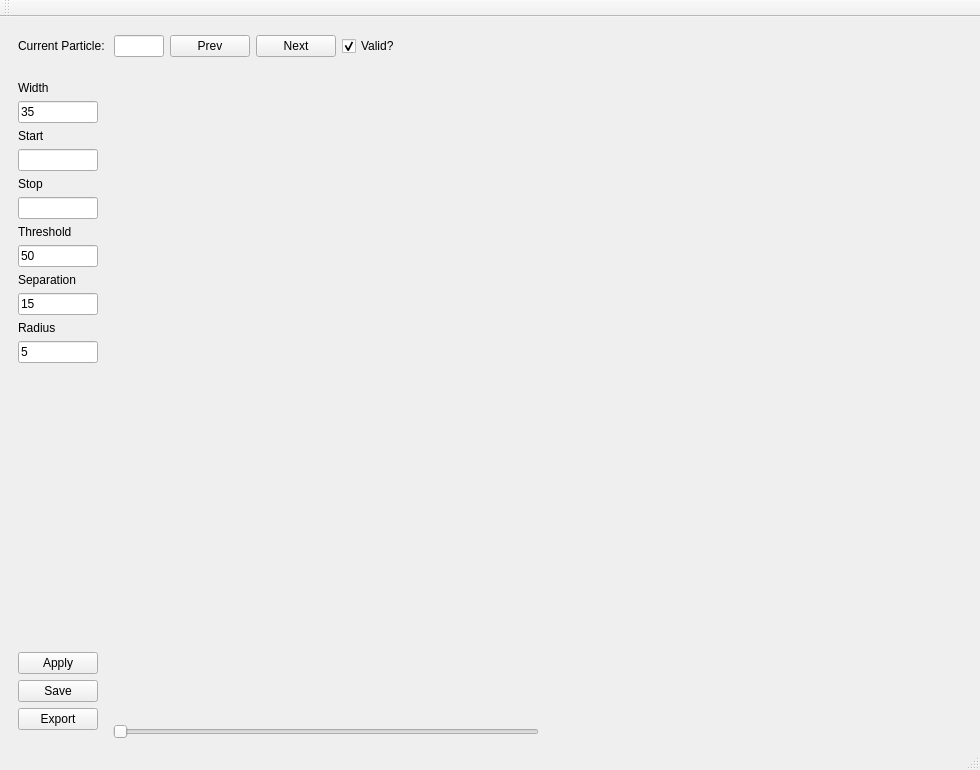
 <widget class="QMainWindow" name="MainWindow">
  <property name="geometry">
   <rect>
    <x>0</x>
    <y>0</y>
    <width>980</width>
    <height>770</height>
   </rect>
  </property>
  <property name="windowTitle">
   <string>Single Particle Analysis</string>
  </property>
  <property name="styleSheet">
   <string notr="true">QProgressBar:horizontal {
    border: 1px solid #3A3939;
    text-align: center;
    padding: 1px;
    background: #201F1F;
}
QProgressBar::chunk:horizontal {
    background-color: qlineargradient(spread:reflect, x1:1, y1:0.545, x2:1, y2:0, stop:0 rgba(28, 66, 111, 255), stop:1 rgba(37, 87, 146, 255));
}

QToolTip
{
    border: 1px solid #3A3939;
    background-color: rgb(90, 102, 117);;
    color: white;
    padding: 1px;
    opacity: 200;
}

QWidget
{
    color: silver;
    background-color: #302F2F;
    selection-background-color:#3d8ec9;
    selection-color: black;
    background-clip: border;
    border-image: none;
    outline: 0;
}

QWidget:item:hover
{
    background-color: #78879b;
    color: black;
}

QWidget:item:selected
{
    background-color: #3d8ec9;
}

QCheckBox
{
    spacing: 5px;
    outline: none;
    color: #bbb;
    margin-bottom: 2px;
}

QCheckBox:disabled
{
    color: #777777;
}
QCheckBox::indicator,
QGroupBox::indicator
{
    width: 18px;
    height: 18px;
}
QGroupBox::indicator
{
    margin-left: 2px;
}

QCheckBox::indicator:unchecked,
QCheckBox::indicator:unchecked:hover,
QGroupBox::indicator:unchecked,
QGroupBox::indicator:unchecked:hover
{
    /*image: url(:/dark_blue/img/checkbox_unchecked.png);*/
    image: url(:/Icons/Icons/checkbox_unchecked.svg);
}

QCheckBox::indicator:unchecked:focus,
QCheckBox::indicator:unchecked:pressed,
QGroupBox::indicator:unchecked:focus,
QGroupBox::indicator:unchecked:pressed
{
  border: none;
  image: url(:/Icons/Icons/checkbox_unchecked_focus.svg);
}

QCheckBox::indicator:checked,
QCheckBox::indicator:checked:hover,
QGroupBox::indicator:checked,
QGroupBox::indicator:checked:hover
{
    image: url(:/Icons/Icons/checkbox_checked.svg);
}

QCheckBox::indicator:checked:focus,
QCheckBox::indicator:checked:pressed,
QGroupBox::indicator:checked:focus,
QGroupBox::indicator:checked:pressed
{
  border: none;
  image: url(:/Icons/Icons/checkbox_checked_focus.svg);
}

QCheckBox::indicator:indeterminate,
QCheckBox::indicator:indeterminate:hover,
QCheckBox::indicator:indeterminate:pressed
QGroupBox::indicator:indeterminate,
QGroupBox::indicator:indeterminate:hover,
QGroupBox::indicator:indeterminate:pressed
{
    image: url(:/dark_blue/img/checkbox_indeterminate.png);
}

QCheckBox::indicator:indeterminate:focus,
QGroupBox::indicator:indeterminate:focus
{
    image: url(:/dark_blue/img/checkbox_indeterminate_focus.png);
}

QCheckBox::indicator:checked:disabled,
QGroupBox::indicator:checked:disabled
{
    image: url(:/dark_blue/img/checkbox_checked_disabled.png);
}

QCheckBox::indicator:unchecked:disabled,
QGroupBox::indicator:unchecked:disabled
{
    image: url(:/dark_blue/img/checkbox_unchecked_disabled.png);
}

QRadioButton
{
    spacing: 5px;
    outline: none;
    color: #bbb;
    margin-bottom: 2px;
}

QRadioButton:disabled
{
    color: #777777;
}
QRadioButton::indicator
{
    width: 21px;
    height: 21px;
}

QRadioButton::indicator:unchecked,
QRadioButton::indicator:unchecked:hover
{
    image: url(:/dark_blue/img/radio_unchecked.png);
}

QRadioButton::indicator:unchecked:focus,
QRadioButton::indicator:unchecked:pressed
{
  border: none;
  outline: none;
    image: url(:/dark_blue/img/radio_unchecked_focus.png);
}

QRadioButton::indicator:checked,
QRadioButton::indicator:checked:hover
{
  border: none;
  outline: none;
    image: url(:/dark_blue/img/radio_checked.png);
}

QRadioButton::indicator:checked:focus,
QRadioButton::indicato::menu-arrowr:checked:pressed
{
  border: none;
  outline: none;
    image: url(:/dark_blue/img/radio_checked_focus.png);
}

QRadioButton::indicator:indeterminate,
QRadioButton::indicator:indeterminate:hover,
QRadioButton::indicator:indeterminate:pressed
{
        image: url(:/dark_blue/img/radio_indeterminate.png);
}

QRadioButton::indicator:checked:disabled
{
  outline: none;
  image: url(:/dark_blue/img/radio_checked_disabled.png);
}

QRadioButton::indicator:unchecked:disabled
{
    image: url(:/dark_blue/img/radio_unchecked_disabled.png);
}


QMenuBar
{
    background-color: #302F2F;
    color: silver;
}

QMenuBar::item
{
    background: transparent;
}

QMenuBar::item:selected
{
    background: transparent;
    border: 1px solid #3A3939;
}

QMenuBar::item:pressed
{
    border: 1px solid #3A3939;
    background-color: #3d8ec9;
    color: black;
    margin-bottom:-1px;
    padding-bottom:1px;
}

QMenu
{
    border: 1px solid #3A3939;
    color: silver;
    margin: 1px;
}

QMenu::icon
{
    margin: 1px;
}

QMenu::item
{
    padding: 2px 2px 2px 25px;
    margin-left: 5px;
    border: 1px solid transparent; /* reserve space for selection border */
}

QMenu::item:selected
{
    color: black;
}

QMenu::separator {
    height: 2px;
    background: lightblue;
    margin-left: 10px;
    margin-right: 5px;
}

QMenu::indicator {
    width: 16px;
    height: 16px;
}

/* non-exclusive indicator = check box style indicator
   (see QActionGroup::setExclusive) */
QMenu::indicator:non-exclusive:unchecked {
    image: url(:/dark_blue/img/checkbox_unchecked.png);
}

QMenu::indicator:non-exclusive:unchecked:selected {
    image: url(:/dark_blue/img/checkbox_unchecked_disabled.png);
}

QMenu::indicator:non-exclusive:checked {
    image: url(:/dark_blue/img/checkbox_checked.png);
}

QMenu::indicator:non-exclusive:checked:selected {
    image: url(:/dark_blue/img/checkbox_checked_disabled.png);
}

/* exclusive indicator = radio button style indicator (see QActionGroup::setExclusive) */
QMenu::indicator:exclusive:unchecked {
    image: url(:/dark_blue/img/radio_unchecked.png);
}

QMenu::indicator:exclusive:unchecked:selected {
    image: url(:/dark_blue/img/radio_unchecked_disabled.png);
}

QMenu::indicator:exclusive:checked {
    image: url(:/dark_blue/img/radio_checked.png);
}

QMenu::indicator:exclusive:checked:selected {
    image: url(:/dark_blue/img/radio_checked_disabled.png);
}

QMenu::right-arrow {
    margin: 5px;
    image: url(:/dark_blue/img/right_arrow.png)
}


QWidget:disabled
{
    color: #808080;
    background-color: #302F2F;
}

QAbstractItemView
{
    alternate-background-color: #3A3939;
    color: silver;
    border: 1px solid 3A3939;
    border-radius: 2px;
    padding: 1px;
}

QWidget:focus, QMenuBar:focus
{
    border: 1px solid #78879b;
}

QTabWidget:focus, QCheckBox:focus, QRadioButton:focus, QSlider:focus
{
    border: none;
}

QLineEdit
{
    background-color: #201F1F;
    padding: 2px;
    border-style: solid;
    border: 1px solid #3A3939;
    border-radius: 2px;
    color: silver;
}

QGroupBox {
    border:1px solid #3A3939;
    border-radius: 2px;
    margin-top: 20px;
    background-color: #302F2F;
    color: silver;
}

QGroupBox::title {
    subcontrol-origin: margin;
    subcontrol-position: top center;
    padding-left: 10px;
    padding-right: 10px;
    padding-top: 10px;
}

QAbstractScrollArea
{
    border-radius: 2px;
    border: 1px solid #3A3939;
    background-color: transparent;
}

QScrollBar:horizontal
{
    height: 15px;
    margin: 3px 15px 3px 15px;
    border: 1px transparent #2A2929;
    border-radius: 4px;
    background-color: #2A2929;
}

QScrollBar::handle:horizontal
{
    background-color: #605F5F;
    min-width: 5px;
    border-radius: 4px;
}

QScrollBar::add-line:horizontal
{
    margin: 0px 3px 0px 3px;
    border-image: url(:/dark_blue/img/right_arrow_disabled.png);
    width: 10px;
    height: 10px;
    subcontrol-position: right;
    subcontrol-origin: margin;
}

QScrollBar::sub-line:horizontal
{
    margin: 0px 3px 0px 3px;
    border-image: url(:/dark_blue/img/left_arrow_disabled.png);
    height: 10px;
    width: 10px;
    subcontrol-position: left;
    subcontrol-origin: margin;
}

QScrollBar::add-line:horizontal:hover,QScrollBar::add-line:horizontal:on
{
    border-image: url(:/dark_blue/img/right_arrow.png);
    height: 10px;
    width: 10px;
    subcontrol-position: right;
    subcontrol-origin: margin;
}


QScrollBar::sub-line:horizontal:hover, QScrollBar::sub-line:horizontal:on
{
    border-image: url(:/dark_blue/img/left_arrow.png);
    height: 10px;
    width: 10px;
    subcontrol-position: left;
    subcontrol-origin: margin;
}

QScrollBar::up-arrow:horizontal, QScrollBar::down-arrow:horizontal
{
    background: none;
}


QScrollBar::add-page:horizontal, QScrollBar::sub-page:horizontal
{
    background: none;
}

QScrollBar:vertical
{
    background-color: #2A2929;
    width: 15px;
    margin: 15px 3px 15px 3px;
    border: 1px transparent #2A2929;
    border-radius: 4px;
}

QScrollBar::handle:vertical
{
    background-color: #605F5F;
    min-height: 5px;
    border-radius: 4px;
}

QScrollBar::sub-line:vertical
{
    margin: 3px 0px 3px 0px;
    border-image: url(:/dark_blue/img/up_arrow_disabled.png);
    height: 10px;
    width: 10px;
    subcontrol-position: top;
    subcontrol-origin: margin;
}

QScrollBar::add-line:vertical
{
    margin: 3px 0px 3px 0px;
    border-image: url(:/dark_blue/img/down_arrow_disabled.png);
    height: 10px;
    width: 10px;
    subcontrol-position: bottom;
    subcontrol-origin: margin;
}

QScrollBar::sub-line:vertical:hover,QScrollBar::sub-line:vertical:on
{

    border-image: url(:/dark_blue/img/up_arrow.png);
    height: 10px;
    width: 10px;
    subcontrol-position: top;
    subcontrol-origin: margin;
}


QScrollBar::add-line:vertical:hover, QScrollBar::add-line:vertical:on
{
    border-image: url(:/dark_blue/img/down_arrow.png);
    height: 10px;
    width: 10px;
    subcontrol-position: bottom;
    subcontrol-origin: margin;
}

QScrollBar::up-arrow:vertical, QScrollBar::down-arrow:vertical
{
    background: none;
}


QScrollBar::add-page:vertical, QScrollBar::sub-page:vertical
{
    background: none;
}

QTextEdit
{
    background-color: #201F1F;
    color: silver;
    border: 1px solid #3A3939;
}

QPlainTextEdit
{
    background-color: #201F1F;;
    color: silver;
    border-radius: 2px;
    border: 1px solid #3A3939;
}

QHeaderView::section
{
    background-color: #3A3939;
    color: silver;
    padding-left: 4px;
    border: 1px solid #6c6c6c;
}

QSizeGrip {
    image: url(:/dark_blue/img/sizegrip.png);
    width: 12px;
    height: 12px;
}

QMainWindow
{
    background-color: #302F2F;

}

QMainWindow::separator
{
    background-color: #302F2F;
    color: white;
    padding-left: 4px;
    spacing: 2px;
    border: 1px dashed #3A3939;
}

QMainWindow::separator:hover
{

    background-color: #787876;
    color: white;
    padding-left: 4px;
    border: 1px solid #3A3939;
    spacing: 2px;
}


QMenu::separator
{
    height: 1px;
    background-color: #3A3939;
    color: white;
    padding-left: 4px;
    margin-left: 10px;
    margin-right: 5px;
}


QFrame
{
    border-radius: 2px;
    border: 1px solid #444;
}

QFrame[frameShape=&quot;0&quot;]
{
    border-radius: 2px;
    border: 1px transparent #444;
}

QStackedWidget
{
    background-color: #302F2F;
    border: 1px transparent black;
}

QToolBar {
    border: 1px transparent #393838;
    background: 1px solid #302F2F;
    font-weight: bold;
}

QToolBar::handle:horizontal {
    image: url(:/dark_blue/img/Hmovetoolbar.png);
}
QToolBar::handle:vertical {
    image: url(:/dark_blue/img/Vmovetoolbar.png);
}
QToolBar::separator:horizontal {
    image: url(:/dark_blue/img/Hsepartoolbar.png);
}
QToolBar::separator:vertical {
    image: url(:/dark_blue/img/Vsepartoolbars.png);
}

QPushButton
{
    color: silver;
    background-color: #302F2F;
    border-width: 2px;
    border-color: #4A4949;
    border-style: solid;
    padding-top: 2px;
    padding-bottom: 2px;
    padding-left: 10px;
    padding-right: 10px;
    border-radius: 4px;
    /* outline: none; */
    /* min-width: 40px; */
}

QPushButton:disabled
{
    background-color: #302F2F;
    border-width: 2px;
    border-color: #3A3939;
    border-style: solid;
    padding-top: 2px;
    padding-bottom: 2px;
    padding-left: 10px;
    padding-right: 10px;
    /*border-radius: 2px;*/
    color: #808080;
}

QPushButton:focus {
    background-color: #3d8ec9;
    color: white;
}

QComboBox
{
    selection-background-color: #3d8ec9;
    background-color: #201F1F;
    border-style: solid;
    border: 1px solid #3A3939;
    border-radius: 2px;
    padding: 2px;
    min-width: 75px;
}

QPushButton:checked{
    background-color: #4A4949;
    border-color: #6A6969;
}

QPushButton:hover {
    border: 2px solid #78879b;
    color: silver;
}

QComboBox:hover, QAbstractSpinBox:hover,QLineEdit:hover,QTextEdit:hover,QPlainTextEdit:hover,QAbstractView:hover,QTreeView:hover
{
    border: 1px solid #78879b;
    color: silver;
}

QComboBox:on
{
    background-color: #626873;
    padding-top: 3px;
    padding-left: 4px;
    selection-background-color: #4a4a4a;
}

QComboBox QAbstractItemView
{
    background-color: #201F1F;
    border-radius: 2px;
    border: 1px solid #444;
    selection-background-color: #3d8ec9;
    color: silver;
}

QComboBox::drop-down
{
    subcontrol-origin: padding;
    subcontrol-position: top right;
    width: 15px;

    border-left-width: 0px;
    border-left-color: darkgray;
    border-left-style: solid;
    border-top-right-radius: 3px;
    border-bottom-right-radius: 3px;
}

QComboBox::down-arrow
{
    image: url(:/dark_blue/img/down_arrow_disabled.png);
}

QComboBox::down-arrow:on, QComboBox::down-arrow:hover,
QComboBox::down-arrow:focus
{
    image: url(:/dark_blue/img/down_arrow.png);
}

QPushButton:pressed
{
    background-color: #484846;
}

QAbstractSpinBox {
    padding-top: 2px;
    padding-bottom: 2px;
    border: 1px solid #3A3939;
    background-color: #201F1F;
    color: silver;
    border-radius: 2px;
    min-width: 75px;
}

QAbstractSpinBox:up-button
{
    background-color: transparent;
    subcontrol-origin: border;
    subcontrol-position: top right;
}

QAbstractSpinBox:down-button
{
    background-color: transparent;
    subcontrol-origin: border;
    subcontrol-position: bottom right;
}

QAbstractSpinBox::up-arrow,QAbstractSpinBox::up-arrow:disabled,QAbstractSpinBox::up-arrow:off {
    image: url(:/dark_blue/img/up_arrow_disabled.png);
    width: 10px;
    height: 10px;
}
QAbstractSpinBox::up-arrow:hover
{
    image: url(:/dark_blue/img/up_arrow.png);
}


QAbstractSpinBox::down-arrow,QAbstractSpinBox::down-arrow:disabled,QAbstractSpinBox::down-arrow:off
{
    image: url(:/dark_blue/img/down_arrow_disabled.png);
    width: 10px;
    height: 10px;
}
QAbstractSpinBox::down-arrow:hover
{
    image: url(:/dark_blue/img/down_arrow.png);
}


QLabel
{
    border: 0px solid black;
}

QTabWidget{
    border: 1px transparent black;
}

QTabWidget::pane {
    border: 1px solid #444;
    border-radius: 3px;
    padding: 3px;
}

QTabBar
{
    qproperty-drawBase: 0;
    left: 5px; /* move to the right by 5px */
}

QTabBar:focus
{
    border: 0px transparent black;
}

QTabBar::close-button  {
    image: url(:/dark_blue/img/close.png);
    background: transparent;
}

QTabBar::close-button:hover
{
    image: url(:/dark_blue/img/close-hover.png);
    background: transparent;
}

QTabBar::close-button:pressed {
    image: url(:/dark_blue/img/close-pressed.png);
    background: transparent;
}

/* TOP TABS */
QTabBar::tab:top {
    color: #b1b1b1;
    border: 1px solid #4A4949;
    border-bottom: 1px transparent black;
    background-color: #302F2F;
    padding: 5px;
    border-top-left-radius: 2px;
    border-top-right-radius: 2px;
}

QTabBar::tab:top:!selected
{
    color: #b1b1b1;
    background-color: #201F1F;
    border: 1px transparent #4A4949;
    border-bottom: 1px transparent #4A4949;
    border-top-left-radius: 0px;
    border-top-right-radius: 0px;
}

QTabBar::tab:top:!selected:hover {
    background-color: #48576b;
}

/* BOTTOM TABS */
QTabBar::tab:bottom {
    color: #b1b1b1;
    border: 1px solid #4A4949;
    border-top: 1px transparent black;
    background-color: #302F2F;
    padding: 5px;
    border-bottom-left-radius: 2px;
    border-bottom-right-radius: 2px;
}

QTabBar::tab:bottom:!selected
{
    color: #b1b1b1;
    background-color: #201F1F;
    border: 1px transparent #4A4949;
    border-top: 1px transparent #4A4949;
    border-bottom-left-radius: 0px;
    border-bottom-right-radius: 0px;
}

QTabBar::tab:bottom:!selected:hover {
    background-color: #78879b;
}

/* LEFT TABS */
QTabBar::tab:left {
    color: #b1b1b1;
    border: 1px solid #4A4949;
    border-left: 1px transparent black;
    background-color: #302F2F;
    padding: 5px;
    border-top-right-radius: 2px;
    border-bottom-right-radius: 2px;
}

QTabBar::tab:left:!selected
{
    color: #b1b1b1;
    background-color: #201F1F;
    border: 1px transparent #4A4949;
    border-right: 1px transparent #4A4949;
    border-top-right-radius: 0px;
    border-bottom-right-radius: 0px;
}

QTabBar::tab:left:!selected:hover {
    background-color: #48576b;
}


/* RIGHT TABS */
QTabBar::tab:right {
    color: #b1b1b1;
    border: 1px solid #4A4949;
    border-right: 1px transparent black;
    background-color: #302F2F;
    padding: 5px;
    border-top-left-radius: 2px;
    border-bottom-left-radius: 2px;
}

QTabBar::tab:right:!selected
{
    color: #b1b1b1;
    background-color: #201F1F;
    border: 1px transparent #4A4949;
    border-right: 1px transparent #4A4949;
    border-top-left-radius: 0px;
    border-bottom-left-radius: 0px;
}

QTabBar::tab:right:!selected:hover {
    background-color: #48576b;
}

QTabBar QToolButton::right-arrow:enabled {
     image: url(:/dark_blue/img/right_arrow.png);
 }

 QTabBar QToolButton::left-arrow:enabled {
     image: url(:/dark_blue/img/left_arrow.png);
 }

QTabBar QToolButton::right-arrow:disabled {
     image: url(:/dark_blue/img/right_arrow_disabled.png);
 }

 QTabBar QToolButton::left-arrow:disabled {
     image: url(:/dark_blue/img/left_arrow_disabled.png);
 }


QDockWidget {
    border: 1px solid #403F3F;
    titlebar-close-icon: url(:/dark_blue/img/close.png);
    titlebar-normal-icon: url(:/dark_blue/img/undock.png);
}

QDockWidget::close-button, QDockWidget::float-button {
    border: 1px solid transparent;
    border-radius: 2px;
    background: transparent;
}

QDockWidget::close-button:hover, QDockWidget::float-button:hover {
    background: rgba(255, 255, 255, 10);
}

QDockWidget::close-button:pressed, QDockWidget::float-button:pressed {
    padding: 1px -1px -1px 1px;
    background: rgba(255, 255, 255, 10);
}

QTreeView, QListView, QTextBrowser, AtLineEdit, AtLineEdit::hover {
    border: 1px solid #444;
    background-color: silver;
    border-radius: 3px;
    margin-left: 3px;
    color: black;
}

QTreeView:branch:selected, QTreeView:branch:hover {
    background: url(:/dark_blue/img/transparent.png);
}

QTreeView::branch:has-siblings:!adjoins-item {
    border-image: url(:/dark_blue/img/transparent.png);
}

QTreeView::branch:has-siblings:adjoins-item {
    border-image: url(:/dark_blue/img/transparent.png);
}

QTreeView::branch:!has-children:!has-siblings:adjoins-item {
    border-image: url(:/dark_blue/img/transparent.png);
}

QTreeView::branch:has-children:!has-siblings:closed,
QTreeView::branch:closed:has-children:has-siblings {
    image: url(:/dark_blue/img/branch_closed.png);
}

QTreeView::branch:open:has-children:!has-siblings,
QTreeView::branch:open:has-children:has-siblings  {
    image: url(:/dark_blue/img/branch_open.png);
}

QTreeView::branch:has-children:!has-siblings:closed:hover,
QTreeView::branch:closed:has-children:has-siblings:hover {
    image: url(:/dark_blue/img/branch_closed-on.png);
    }

QTreeView::branch:open:has-children:!has-siblings:hover,
QTreeView::branch:open:has-children:has-siblings:hover  {
    image: url(:/dark_blue/img/branch_open-on.png);
    }

QListView::item:!selected:hover, QListView::item:!selected:hover, QTreeView::item:!selected:hover  {
    background: rgba(0, 0, 0, 0);
    outline: 0;
    color: #FFFFFF
}

QListView::item:selected:hover, QListView::item:selected:hover, QTreeView::item:selected:hover  {
    background: #3d8ec9;
    color: #FFFFFF;
}

QSlider::groove:horizontal {
    border: 1px solid #3A3939;
    height: 8px;
    background: #201F1F;
    margin: 2px 0;
    border-radius: 2px;
}

QSlider::handle:horizontal {
    background: QLinearGradient( x1: 0, y1: 0, x2: 0, y2: 1,
      stop: 0.0 silver, stop: 0.2 #a8a8a8, stop: 1 #727272);
    border: 1px solid #3A3939;
    width: 14px;
    height: 14px;
    margin: -4px 0;
    border-radius: 2px;
}

QSlider::groove:vertical {
    border: 1px solid #3A3939;
    width: 8px;
    background: #201F1F;
    margin: 0 0px;
    border-radius: 2px;
}

QSlider::handle:vertical {
    background: QLinearGradient( x1: 0, y1: 0, x2: 0, y2: 1, stop: 0.0 silver,
    stop: 0.2 #a8a8a8, stop: 1 #727272);
    border: 1px solid #3A3939;
    width: 14px;
    height: 14px;
    margin: 0 -4px;
    border-radius: 2px;
}

QToolButton {
    /*  background-color: transparent; */
    border: 2px transparent #4A4949;
    border-radius: 4px;
    background-color: dimgray;
    margin: 2px;
    padding: 2px;
}

QToolButton[popupMode=&quot;1&quot;] { /* only for MenuButtonPopup */
 padding-right: 20px; /* make way for the popup button */
 border: 2px transparent #4A4949;
 border-radius: 4px;
}

QToolButton[popupMode=&quot;2&quot;] { /* only for InstantPopup */
 padding-right: 10px; /* make way for the popup button */
 border: 2px transparent #4A4949;
}


QToolButton:hover, QToolButton::menu-button:hover {
    border: 2px solid #78879b;
}

QToolButton:checked, QToolButton:pressed,
    QToolButton::menu-button:pressed {
    background-color: #4A4949;
    border: 2px solid #78879b;
}

/* the subcontrol below is used only in the InstantPopup or DelayedPopup mode */
QToolButton::menu-indicator {
    image: url(:/dark_blue/img/down_arrow.png);
    top: -7px; left: -2px; /* shift it a bit */
}

/* the subcontrols below are used only in the MenuButtonPopup mode */
QToolButton::menu-button {
    border: 1px transparent #4A4949;
    border-top-right-radius: 6px;
    border-bottom-right-radius: 6px;
    /* 16px width + 4px for border = 20px allocated above */
    width: 16px;
    outline: none;
}

QToolButton::menu-arrow {
    image: url(:/dark_blue/img/down_arrow.png);
}

QToolButton::menu-arrow:open {
    top: 1px; left: 1px; /* shift it a bit */
    border: 1px solid #3A3939;
}

QPushButton::menu-indicator  {
    subcontrol-origin: padding;
    subcontrol-position: bottom right;
    left: 4px;
}

QTableView
{
    border: 1px solid #444;
    gridline-color: #6c6c6c;
    background-color: #201F1F;
}


QTableView, QHeaderView
{
    border-radius: 0px;
}

QTableView::item:pressed, QListView::item:pressed, QTreeView::item:pressed  {
    background: #78879b;
    color: #FFFFFF;
}

QTableView::item:selected:active, QTreeView::item:selected:active, QListView::item:selected:active  {
    background: #3d8ec9;
    color: #FFFFFF;
}


QHeaderView
{
    border: 1px transparent;
    border-radius: 2px;
    margin: 0px;
    padding: 0px;
}

QHeaderView::section  {
    background-color: #3A3939;
    color: silver;
    padding: 4px;
    border: 1px solid #6c6c6c;
    border-radius: 0px;
    text-align: center;
}

QHeaderView::section::vertical::first, QHeaderView::section::vertical::only-one
{
    border-top: 1px solid #6c6c6c;
}

QHeaderView::section::vertical
{
    border-top: transparent;
}

QHeaderView::section::horizontal::first, QHeaderView::section::horizontal::only-one
{
    border-left: 1px solid #6c6c6c;
}

QHeaderView::section::horizontal
{
    border-left: transparent;
}


QHeaderView::section:checked
 {
    color: white;
    background-color: #5A5959;
 }

 /* style the sort indicator */
QHeaderView::down-arrow {
    image: url(:/dark_blue/img/down_arrow.png);
}

QHeaderView::up-arrow {
    image: url(:/dark_blue/img/up_arrow.png);
}


QTableCornerButton::section {
    background-color: #3A3939;
    border: 1px solid #3A3939;
    border-radius: 2px;
}

QToolBox  {
    padding: 3px;
    border: 1px transparent black;
}

QToolBox::tab {
    color: #b1b1b1;
    background-color: #302F2F;
    border: 1px solid #4A4949;
    border-bottom: 1px transparent #302F2F;
    border-top-left-radius: 5px;
    border-top-right-radius: 5px;
}

 QToolBox::tab:selected { /* italicize selected tabs */
    font: italic;
    background-color: #302F2F;
    border-color: #3d8ec9;
 }

QStatusBar::item {
    border: 1px solid #3A3939;
    border-radius: 2px;
 }


QFrame[height=&quot;3&quot;], QFrame[width=&quot;3&quot;] {
    background-color: #AAA;
}


QSplitter::handle {
    border: 1px dashed #3A3939;
}

QSplitter::handle:hover {
    background-color: #787876;
    border: 1px solid #3A3939;
}

QSplitter::handle:horizontal {
    width: 1px;
}

QSplitter::handle:vertical {
    height: 1px;
}

QListWidget {
    background-color: silver;
    border-radius: 5px;
    margin-left: 5px;
}

QListWidget::item {
    color: black;
}

QMessageBox {
    messagebox-critical-icon	: url(:/dark_blue/img/critical.png);
    messagebox-information-icon	: url(:/dark_blue/img/information.png);
    messagebox-question-icon	: url(:/dark_blue/img/question.png);
    messagebox-warning-icon:    : url(:/dark_blue/img/warning.png);
}

ColorButton::enabled {
    border-radius: 0px;
    border: 1px solid #444444;
}

ColorButton::disabled {
    border-radius: 0px;
    border: 1px solid #AAAAAA;
}</string>
  </property>
  <widget class="QWidget" name="centralwidget">
   <layout class="QGridLayout" name="gridLayout">
    <item row="2" column="1">
     <widget class="PlotWidget" name="widget_position" native="true">
      <property name="sizePolicy">
       <sizepolicy hsizetype="MinimumExpanding" vsizetype="Expanding">
        <horstretch>5</horstretch>
        <verstretch>3</verstretch>
       </sizepolicy>
      </property>
     </widget>
    </item>
    <item row="3" column="1">
     <widget class="PlotWidget" name="widget_intensity" native="true">
      <property name="sizePolicy">
       <sizepolicy hsizetype="Expanding" vsizetype="Expanding">
        <horstretch>10</horstretch>
        <verstretch>3</verstretch>
       </sizepolicy>
      </property>
     </widget>
    </item>
    <item row="5" column="1">
     <widget class="QSlider" name="slider_frames">
      <property name="sizePolicy">
       <sizepolicy hsizetype="Expanding" vsizetype="Fixed">
        <horstretch>10</horstretch>
        <verstretch>1</verstretch>
       </sizepolicy>
      </property>
      <property name="orientation">
       <enum>Qt::Horizontal</enum>
      </property>
     </widget>
    </item>
    <item row="1" column="0" rowspan="5">
     <widget class="QWidget" name="widget_parameters" native="true">
      <property name="sizePolicy">
       <sizepolicy hsizetype="Preferred" vsizetype="Expanding">
        <horstretch>1</horstretch>
        <verstretch>15</verstretch>
       </sizepolicy>
      </property>
      <layout class="QVBoxLayout" name="verticalLayout">
       <item>
        <widget class="QLabel" name="label">
         <property name="text">
          <string>Width</string>
         </property>
        </widget>
       </item>
       <item>
        <widget class="QLineEdit" name="line_slice_width">
         <property name="toolTip">
          <string>In pixels</string>
         </property>
         <property name="text">
          <string>35</string>
         </property>
        </widget>
       </item>
       <item>
        <widget class="QLabel" name="label_2">
         <property name="text">
          <string>Start</string>
         </property>
        </widget>
       </item>
       <item>
        <widget class="QLineEdit" name="line_slice_start"/>
       </item>
       <item>
        <widget class="QLabel" name="label_3">
         <property name="text">
          <string>Stop</string>
         </property>
        </widget>
       </item>
       <item>
        <widget class="QLineEdit" name="line_slice_stop"/>
       </item>
       <item>
        <widget class="QLabel" name="label_6">
         <property name="text">
          <string>Threshold</string>
         </property>
        </widget>
       </item>
       <item>
        <widget class="QLineEdit" name="line_position_threshold">
         <property name="text">
          <string>50</string>
         </property>
        </widget>
       </item>
       <item>
        <widget class="QLabel" name="label_4">
         <property name="text">
          <string>Separation</string>
         </property>
        </widget>
       </item>
       <item>
        <widget class="QLineEdit" name="line_position_separation">
         <property name="text">
          <string>15</string>
         </property>
        </widget>
       </item>
       <item>
        <widget class="QLabel" name="label_5">
         <property name="text">
          <string>Radius</string>
         </property>
        </widget>
       </item>
       <item>
        <widget class="QLineEdit" name="line_position_radius">
         <property name="text">
          <string>5</string>
         </property>
        </widget>
       </item>
       <item>
        <spacer name="verticalSpacer">
         <property name="orientation">
          <enum>Qt::Vertical</enum>
         </property>
         <property name="sizeHint" stdset="0">
          <size>
           <width>20</width>
           <height>40</height>
          </size>
         </property>
        </spacer>
       </item>
       <item>
        <widget class="QPushButton" name="button_apply">
         <property name="text">
          <string>Apply</string>
         </property>
        </widget>
       </item>
       <item>
        <widget class="QPushButton" name="button_save">
         <property name="text">
          <string>Save</string>
         </property>
        </widget>
       </item>
       <item>
        <widget class="QPushButton" name="button_export">
         <property name="text">
          <string>Export</string>
         </property>
        </widget>
       </item>
      </layout>
     </widget>
    </item>
    <item row="2" column="2">
     <widget class="PlotWidget" name="widget_diffusion" native="true">
      <property name="sizePolicy">
       <sizepolicy hsizetype="Preferred" vsizetype="Preferred">
        <horstretch>5</horstretch>
        <verstretch>3</verstretch>
       </sizepolicy>
      </property>
     </widget>
    </item>
    <item row="1" column="1" colspan="2">
     <widget class="ImageView" name="widget_image" native="true">
      <property name="sizePolicy">
       <sizepolicy hsizetype="Expanding" vsizetype="Expanding">
        <horstretch>10</horstretch>
        <verstretch>3</verstretch>
       </sizepolicy>
      </property>
     </widget>
    </item>
    <item row="3" column="2">
     <widget class="PlotWidget" name="widget_intensity_histogram" native="true">
      <property name="sizePolicy">
       <sizepolicy hsizetype="Preferred" vsizetype="Preferred">
        <horstretch>5</horstretch>
        <verstretch>3</verstretch>
       </sizepolicy>
      </property>
     </widget>
    </item>
    <item row="4" column="1" colspan="2">
     <widget class="PlotWidget" name="widget_1d_plot" native="true">
      <property name="sizePolicy">
       <sizepolicy hsizetype="Preferred" vsizetype="Preferred">
        <horstretch>10</horstretch>
        <verstretch>3</verstretch>
       </sizepolicy>
      </property>
     </widget>
    </item>
    <item row="0" column="0" colspan="3">
     <widget class="QWidget" name="widget" native="true">
      <property name="sizePolicy">
       <sizepolicy hsizetype="Preferred" vsizetype="MinimumExpanding">
        <horstretch>0</horstretch>
        <verstretch>1</verstretch>
       </sizepolicy>
      </property>
      <property name="minimumSize">
       <size>
        <width>0</width>
        <height>0</height>
       </size>
      </property>
      <layout class="QHBoxLayout" name="horizontalLayout">
       <item>
        <widget class="QLabel" name="label_7">
         <property name="text">
          <string>Current Particle: </string>
         </property>
        </widget>
       </item>
       <item>
        <widget class="QLineEdit" name="line_current_particle">
         <property name="sizePolicy">
          <sizepolicy hsizetype="Expanding" vsizetype="Fixed">
           <horstretch>0</horstretch>
           <verstretch>0</verstretch>
          </sizepolicy>
         </property>
         <property name="minimumSize">
          <size>
           <width>10</width>
           <height>0</height>
          </size>
         </property>
         <property name="maximumSize">
          <size>
           <width>50</width>
           <height>16777215</height>
          </size>
         </property>
         <property name="baseSize">
          <size>
           <width>0</width>
           <height>0</height>
          </size>
         </property>
        </widget>
       </item>
       <item>
        <widget class="QPushButton" name="button_previous">
         <property name="text">
          <string>Prev</string>
         </property>
        </widget>
       </item>
       <item>
        <widget class="QPushButton" name="button_next">
         <property name="text">
          <string>Next</string>
         </property>
        </widget>
       </item>
       <item>
        <widget class="QCheckBox" name="check_valid">
         <property name="styleSheet">
          <string notr="true">indicator {
    width: 13px;
    height: 13px;
}

border{
    color: red;
}</string>
         </property>
         <property name="text">
          <string>Valid?</string>
         </property>
         <property name="checked">
          <bool>true</bool>
         </property>
        </widget>
       </item>
       <item>
        <spacer name="horizontalSpacer">
         <property name="orientation">
          <enum>Qt::Horizontal</enum>
         </property>
         <property name="sizeHint" stdset="0">
          <size>
           <width>80</width>
           <height>10</height>
          </size>
         </property>
        </spacer>
       </item>
      </layout>
     </widget>
    </item>
   </layout>
  </widget>
  <widget class="QMenuBar" name="menubar">
   <property name="geometry">
    <rect>
     <x>0</x>
     <y>0</y>
     <width>980</width>
     <height>24</height>
    </rect>
   </property>
  </widget>
  <widget class="QStatusBar" name="statusbar"/>
  <widget class="QToolBar" name="toolBar">
   <property name="windowTitle">
    <string>toolBar</string>
   </property>
   <attribute name="toolBarArea">
    <enum>TopToolBarArea</enum>
   </attribute>
   <attribute name="toolBarBreak">
    <bool>false</bool>
   </attribute>
  </widget>
 </widget>
